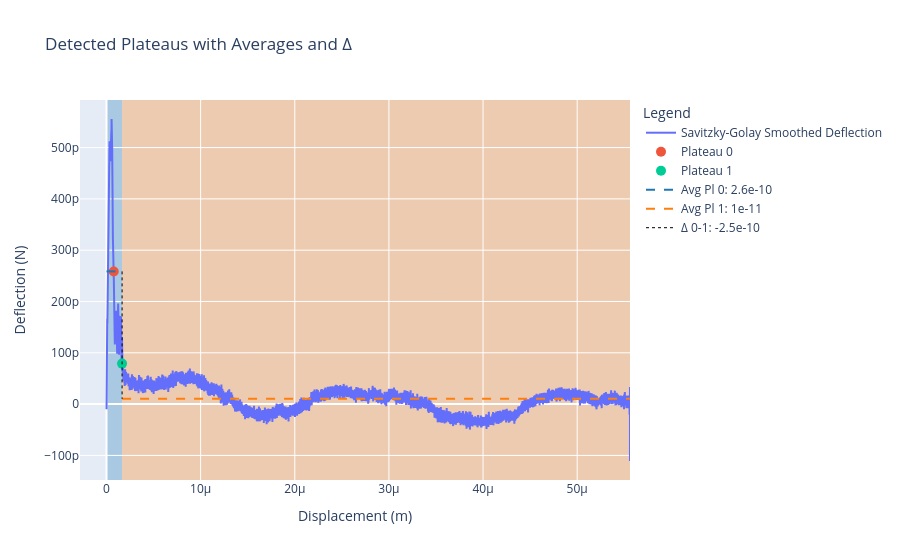

Notebook cell for this chart:
### Markdown cell above
Plateau finder works by:
1. Define the smoothing parameter for `uniform_filter1d`, which will smooth the derivative of y (controlled by `dy_smooth`).
2. Apply Savitzky-Golay smoothing to dy/dx : `sav_window_length` defines the length of the window, and `sav_polyorder` sets the polynomial order. These are set in the `params` dictionary (e.g., `sav_window_length = 10`, `sav_polyorder = 1`).
3. Set the `pl_threshold` to define which peaks (in green), will be taken into the selection of "rupture/unfolding/untethering" events.
Set the plateau minimum width with `pl_min_width`, in terms of the x input's units

### Code cell
import plotly.graph_objects as go

# Prepare the figure
fig = go.Figure()

showDisplacementonX = True # False, will show time on x axis, else meters

if showDisplacementonX:
    rel_time = displacement


# 1. Add main signal trace (Savitzky-Golay smoothed)
fig.add_trace(go.Scatter(
    x=rel_time, y=defl_savitz,
    mode='lines',
    name='Savitzky-Golay Smoothed Deflection'
))

# 2. Add plateau markers with detailed hover info
for i, idx in enumerate(df_plat['plateau_avg_idx']):
    fig.add_trace(go.Scatter(
        x=[rel_time[idx]],
        y=[defl_savitz[idx]],
        mode='markers',
        marker=dict(size=10),
        name=f'Plateau {i}',
        hovertemplate=(
            f'Plat {i}<br>'
            f'Yavg = {df_plat["plateau_avg"].iloc[i]:.2e}<br>'
            f'ΔYavg = {df_plat["delta_avg"].iloc[i]:.2e}<br>'
            f'Δt = {df_plat["delta_time"].iloc[i]:.2e} s<br>'
            f'x̄(dy/dx) = {df_plat["mean dy/dx"].iloc[i]:.2e}<br>'
            f'MSE = {df_plat["plateau_MSE"].iloc[i]:.2e}<br>'
            '<extra></extra>'
        )
    ))

# 3. Overlay plateau rectangles + average and delta lines
colors = ['rgba(31,119,180,0.3)', 'rgba(255,127,14,0.3)', 'rgba(44,160,44,0.3)', 
          'rgba(214,39,40,0.3)', 'rgba(148,103,189,0.3)', 'rgba(140,86,75,0.3)', 
          'rgba(227,119,194,0.3)', 'rgba(127,127,127,0.3)', 'rgba(188,189,34,0.3)', 
          'rgba(23,190,207,0.3)']

shapes = []
for i, (start, end) in enumerate(plateaus):
    # Shaded rectangle
    shapes.append(
        dict(
            type="rect",
            xref="x", yref="paper",
            x0=rel_time[start], x1=rel_time[end-1],
            y0=0, y1=1,
            fillcolor=colors[i % len(colors)],
            line=dict(width=0),
            layer="below"
        )
    )

    # Horizontal average line
    plateau_avg = np.mean(defl_savitz[start:end])
    fig.add_trace(go.Scatter(
        x=[rel_time[start], rel_time[end-1]],
        y=[plateau_avg, plateau_avg],
        mode='lines',
        line=dict(color=colors[i % len(colors)].replace('0.3', '1.0'), width=2, dash='dash'),
        name=f'Avg Pl {i}: {plateau_avg:.2g}'
    ))

    # Vertical delta line from previous plateau
    if i > 0:
        prev_start, prev_end = plateaus[i-1]
        prev_avg = np.mean(defl_savitz[prev_start:prev_end])
        delta_x = rel_time[start]
        fig.add_trace(go.Scatter(
            x=[delta_x, delta_x],
            y=[prev_avg, plateau_avg],
            mode='lines',
            line=dict(color='black', width=1, dash='dot'),
            name=f'Δ {i-1}-{i}: {plateau_avg - prev_avg:.2g}'
        ))

if showDisplacementonX:
    xaxis_title = 'Displacement (m)'
else:
    xaxis_title = 'Time (s)'

# 4. Final layout
fig.update_layout(
    title='Detected Plateaus with Averages and Δ',
    xaxis_title=xaxis_title,
    yaxis_title='Deflection (N)',
    legend_title='Legend',
    shapes=shapes,
    showlegend=True
)

fig.show()

### Figure 1 — Plotly figure (JSON) as saved in the notebook; plotly's stock layout.template omitted (floating-point values rounded to 4 significant figures; data arrays with more than 128 entries replaced by an {"elided": "..."} marker saying what was removed)
{"data": [{"mode": "lines", "name": "Savitzky-Golay Smoothed Deflection", "type": "scatter", "x": {"elided": "36162 float values"}, "y": {"elided": "36162 float values"}}, {"hovertemplate": "Plat 0<br>Yavg = 2.59e-10<br>ΔYavg = 2.59e-10<br>Δt = 2.48e-03 s<br>x̄(dy/dx) = 1.12e-03<br>MSE = 2.47e-20<br><extra></extra>", "marker": {"size": 10}, "mode": "markers", "name": "Plateau 0", "type": "scatter", "x": [7.709e-07], "y": [2.585e-10]}, {"hovertemplate": "Plat 1<br>Yavg = 1.03e-11<br>ΔYavg = 2.59e-10<br>Δt = 4.47e-03 s<br>x̄(dy/dx) = 1.03e-03<br>MSE = 6.42e-22<br><extra></extra>", "marker": {"size": 10}, "mode": "markers", "name": "Plateau 1", "type": "scatter", "x": [1.653e-06], "y": [7.893e-11]}, {"line": {"color": "rgba(31,119,180,1.0)", "dash": "dash", "width": 2}, "mode": "lines", "name": "Avg Pl 0: 2.6e-10", "type": "scatter", "x": [0, 1.65e-06], "y": [2.587e-10, 2.587e-10]}, {"line": {"color": "rgba(255,127,14,1.0)", "dash": "dash", "width": 2}, "mode": "lines", "name": "Avg Pl 1: 1e-11", "type": "scatter", "x": [1.655e-06, 5.56e-05], "y": [1.035e-11, 1.035e-11]}, {"line": {"color": "black", "dash": "dot", "width": 1}, "mode": "lines", "name": "Δ 0-1: -2.5e-10", "type": "scatter", "x": [1.655e-06, 1.655e-06], "y": [2.587e-10, 1.035e-11]}], "layout": {"legend": {"title": {"text": "Legend"}}, "shapes": [{"fillcolor": "rgba(31,119,180,0.3)", "layer": "below", "line": {"width": 0}, "type": "rect", "x0": 0, "x1": 1.65e-06, "xref": "x", "y0": 0, "y1": 1, "yref": "paper"}, {"fillcolor": "rgba(255,127,14,0.3)", "layer": "below", "line": {"width": 0}, "type": "rect", "x0": 1.655e-06, "x1": 5.56e-05, "xref": "x", "y0": 0, "y1": 1, "yref": "paper"}], "showlegend": true, "title": {"text": "Detected Plateaus with Averages and Δ"}, "xaxis": {"title": {"text": "Displacement (m)"}}, "yaxis": {"title": {"text": "Deflection (N)"}}}}
